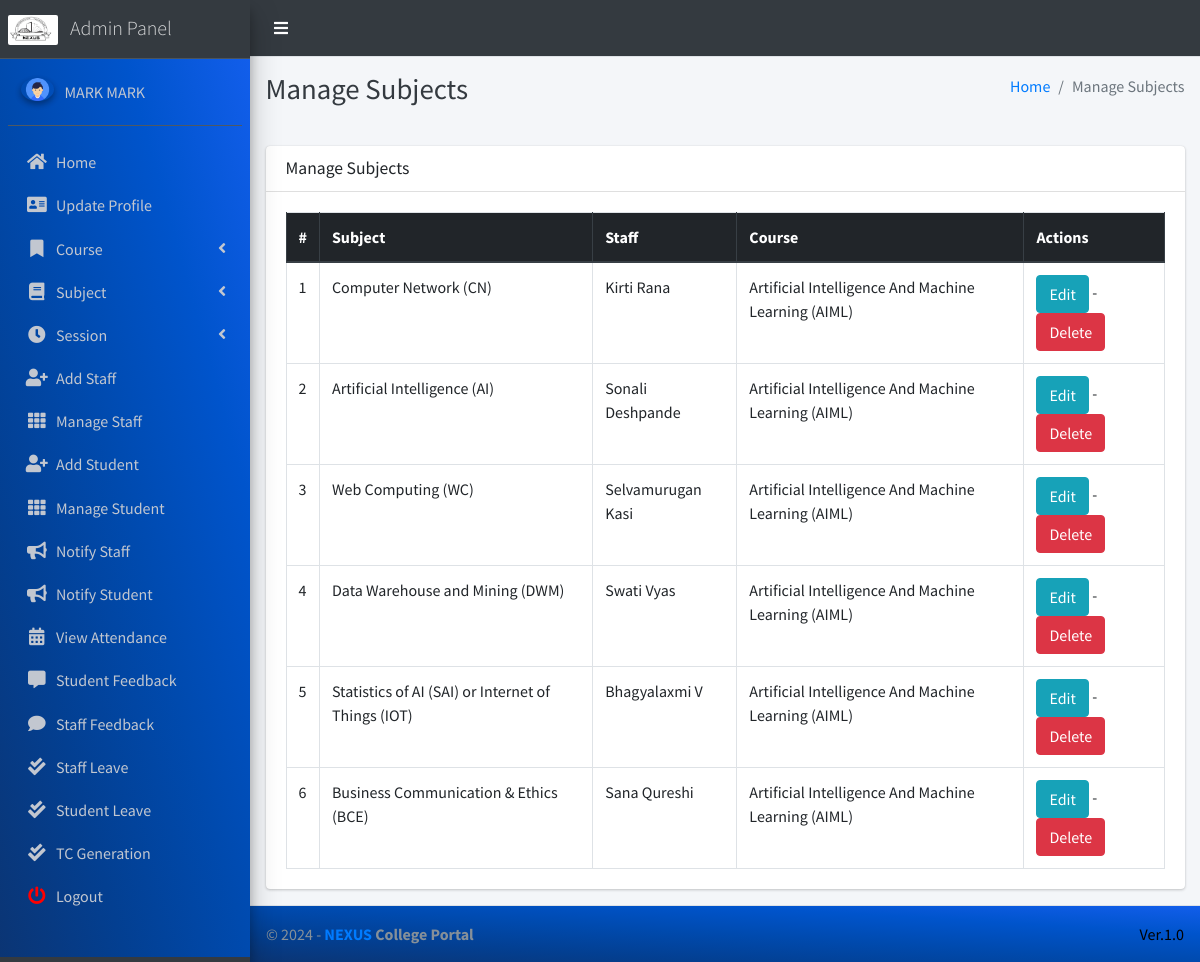
The app's page /subject/manage/ (signed in) with its own data.
### main_app/models.py (models this page shows, shortened)
class CustomUser(AbstractUser):
    USER_TYPE = ((1, "HOD"), (2, "Staff"), (3, "Student"))
    GENDER = [("M", "Male"), ("F", "Female")]
    username = None  # Removed username, using email instead
    email = models.EmailField(unique=True)
    user_type = models.CharField(default=1, choices=USER_TYPE, max_length=1)
    gender = models.CharField(max_length=1, choices=GENDER)
    profile_pic = models.ImageField()
    address = models.TextField()
    fcm_token = models.TextField(default="")  # For firebase notifications
    created_at = models.DateTimeField(auto_now_add=True)
    updated_at = models.DateTimeField(auto_now=True)
    USERNAME_FIELD = "email"
    REQUIRED_FIELDS = []
    objects = CustomUserManager()
    def __str__(self):
        return  self.first_name + " " + self.last_name

class Subject(models.Model):
    name = models.CharField(max_length=120)
    staff = models.ForeignKey(Staff,on_delete=models.CASCADE,)
    course = models.ForeignKey(Course, on_delete=models.CASCADE)
    updated_at = models.DateTimeField(auto_now=True)
    created_at = models.DateTimeField(auto_now_add=True)

class Staff(models.Model):
    course = models.ForeignKey(Course, on_delete=models.DO_NOTHING, null=True, blank=False)
    admin = models.OneToOneField(CustomUser, on_delete=models.CASCADE)

class Course(models.Model):
    name = models.CharField(max_length=120)
    created_at = models.DateTimeField(auto_now_add=True)
    updated_at = models.DateTimeField(auto_now=True)

### main_app/hod_views.py (the view)
# urls.py: path("subject/manage/", hod_views.manage_subject, name='manage_subject'),
def manage_subject(request):
    subjects = Subject.objects.all()
    context = {
        'subjects': subjects,
        'page_title': 'Manage Subjects'
    }
    return render(request, "hod_template/manage_subject.html", context)

### main_app/templates/hod_template/manage_subject.html
{% extends 'main_app/base.html' %}
{% load static %}
{% block page_title %}{{page_title}}{% endblock page_title %}
{% block content %}
<section class="content">
    <div class="container-fluid">
        <div class="row">
            <div class="col-md-12">
                <div class="card">
                    <div class="card-header">
                        <h3 class="card-title">{{page_title}}</h3>
                    </div>
                    <div class="card-body">
                        <table id="example2" class="table table-bordered table-hover">
                            <thead class="thead-dark">
                                <tr>
                                    <th>#</th>
                                    <th>Subject</th>
                                    <th>Staff</th>
                                    <th>Course</th>
                                    <th>Actions</th>
                                </tr>
                            </thead>
                            <tbody>
                                {% for subject in subjects %}
                                <tr>
                                    <td>{{ forloop.counter }}</td>
                                    <td>{{subject.name}}</td>
                                    <td>{{subject.staff.admin}}</td>
                                    <td>{{subject.course.name}}</td>
                                    <td>
                                        <a href="{% url 'edit_subject' subject.id %}" class="btn btn-info">Edit</a> -
                                        <a href="{% url 'delete_subject' subject.id %}" onclick="return confirm('Are you sure you want to delete this ?')" class="btn btn-danger">Delete</a>
                                    </td>
                                </tr>
                                {% endfor %}
                            </tbody>
                        </table>
                    </div>
                </div>
            </div>
        </div>
    </div>
</section>
{% endblock content %}

### main_app/templates/main_app/sidebar_template.html (shortened to what this page needs)
{% load static %}
<aside class="main-sidebar sidebar-dark-info elevation-4">
    {% if request.user.user_type == '1' %}
    <a href="{% url 'admin_home' %}" class="brand-link">
        <img src="{% static 'dist/img/NEXUS.png' %}" alt="" style="width: 50px; height: 30px; border-radius: 2px;">
        <span class="brand-text font-weight-light ml-2"  >Admin Panel</span>
    </a>
    <div class="sidebar" style="background-image: linear-gradient(to right top, #0b3574, #033f91, #004aae, #0054cc, #125eeb);">
        <div class="user-panel mt-3 pb-3 mb-3 d-flex">
            <div class="image">
                <img src="{{ request.user.profile_pic}}" class="img-circle elevation-2" alt="User Image">
            </div>
            <div class="info">
                <a href="#" class="d-block">{{user}}</a>
            </div>
        </div>
        <nav class="mt-2">
            <ul class="nav nav-pills nav-sidebar flex-column" data-widget="treeview" role="menu" data-accordion="false">
                <li class="nav-item">
                    {% url 'admin_home' as admin_home %}
                    <a href="{{admin_home}}" class="nav-link {% if admin_home == request.path %} active {% endif %}">
                        <i class="nav-icon fas fa-home"></i>
                        <p>
                            Home
                        </p>
                    </a>
                </li>
                <li class="nav-item">
                    {% url 'admin_view_profile' as admin_view_profile %}
                    <a href="{{admin_view_profile}}"
                        class="nav-link {% if admin_view_profile == request.path %} active {% endif %}">
                        <i class="nav-icon fas fa-address-card"></i>
                        <p>
                            Update Profile
                        </p>
                    </a>
                </li>
                <li class="nav-item has-treeview">
                    <a href="#" class="nav-link" >
                        <i class="nav-icon fas fa-bookmark"></i>
                        <p>
                            Course
                            <i class="fas fa-angle-left right"></i>
                        </p>
                    </a>
                </li>
                <li class="nav-item has-treeview">
                    <a href="#" class="nav-link">
                        <i class="nav-icon fas fa-book"></i>
                        <p>
                            Subject
                            <i class="fas fa-angle-left right"></i>
                        </p>
                    </a>
                </li>
                <li class="nav-item has-treeview">
                    <a href="#" class="nav-link">
                        <i  class="nav-icon fas fa-clock"></i>
                        <p>
                            Session
                            <i class="fas fa-angle-left right"></i>
                        </p>
                    </a>
                </li>
                <li class="nav-item">
                    {% url 'add_staff' as add_staff %}
                    <a href="{{add_staff}}" class="nav-link {% if add_staff == request.path %} active {% endif %}">
                        <i class="nav-icon fas fa-user-plus"></i>
                        <p>
                            Add Staff
                        </p>
                    </a>
                </li>
                <li class="nav-item">
                    {% url 'manage_staff' as manage_staff %}
                    {% url 'edit_staff' staff_id as edit_staff %}
                    <a href="{{manage_staff}}"
                        class="nav-link {% if manage_staff == request.path or request.path == edit_staff %} active {% endif %}">
                        <i class="nav-icon fas fa-th"></i>
                        <p>
                            Manage Staff
                        </p>
                    </a>
                </li>
                <li class="nav-item">
                    {% url 'add_student' as add_student%}
                    <a href="{{add_student}}" class="nav-link  {% if add_student == request.path %} active {% endif %}">
                        <i class="nav-icon fas fa-user-plus"></i>
                        <p>
                            Add Student
                        </p>
                    </a>
                </li>
                <li class="nav-item">
                    {% url 'manage_student' as manage_student %}
                    {% url 'edit_student' student_id as edit_student %}
                    <a href="{{manage_student}}"
                        class="nav-link  {% if edit_student == request.path or manage_student == request.path %} active {% endif %}">
                        <i class="nav-icon fas fa-th"></i>
                        <p>
                            Manage Student
                        </p>
                    </a>
                </li>
                <li class="nav-item">
                    {% url 'admin_notify_staff' as admin_notify_staff %}
                    <a href="{{admin_notify_staff}}"
                        class="nav-link {% if admin_notify_staff == request.path %} active {% endif %}">
                        <i class="nav-icon fas fa-bullhorn"></i>
                        <p>
                            Notify Staff
                        </p>
                    </a>
                </li>
                <li class="nav-item">
                    {% url 'admin_notify_student' as admin_notify_student %}
                    <a href="{{admin_notify_student}}"
                        class="nav-link {% if admin_notify_student == request.path %} active {% endif %}">
                        <i class="nav-icon fas fa-bullhorn"></i>
                        <p>
                            Notify Student
                        </p>
                    </a>
                </li>
                <li class="nav-item">
                    {% url 'admin_view_attendance' as admin_view_attendance %}
                <li class="nav-item">
                    <a href="{{admin_view_attendance}}"
                        class="nav-link  {% if admin_view_attendance == request.path %} active {% endif %}">
                        <i class="nav-icon fas fa-calendar-alt"></i>
                        <p>
                            View Attendance
                        </p>
                    </a>
                </li>
                <li class="nav-item">
                    {% url 'student_feedback_message' as student_feedback_message %}
                    <a href="{{ student_feedback_message }}"
                        class="nav-link  {% if student_feedback_message == request.path %} active {% endif %}">
                        <i class="nav-icon fas fa-comment-alt"></i>
                        <p>
                            Student Feedback
                        </p>
                    </a>
                </li>
                <li class="nav-item">
                    {% url 'staff_feedback_message' as staff_feedback_message %}
                    <a href="{{staff_feedback_message}}"
                        class="nav-link   {% if staff_feedback_message == request.path %} active {% endif %}">
                        <i  class="nav-icon fas fa-comment"></i>
                        <p>
                            Staff Feedback
                        </p>
                    </a>
                </li>
                <li class="nav-item">
                    {% url 'view_staff_leave' as view_staff_leave %}
                    <a href="{{view_staff_leave}}"
                        class="nav-link  {% if view_staff_leave == request.path %} active {% endif %}">
                        <i  class="nav-icon fas fa-check-double"></i>
                        <p>
                            Staff Leave
                        </p>
                    </a>
                </li>
                <li class="nav-item">
                    {% url 'view_student_leave' as view_student_leave %}
                    <a href="{% url 'view_student_leave' %}"
                        class="nav-link  {% if view_student_leave == request.path %} active {% endif %}">
                        <i  class="nav-icon fas fa-check-double"></i>
                        <p>
                            Student Leave
                        </p>
                    </a>
                    <a href="{% url 'tcgeneration' %}"
                    class="nav-link  {% if view_student_leave == request.path %} active {% endif %}">
                    <i  class="nav-icon fas fa-check-double"></i>
                    <p>
                        TC Generation
                    </p>
                </a>
                </li>
                                        {% endif %}
                                        <li class="nav-item">
                                            <a href="{% url 'user_logout' %}"
                                                onclick="return confirm('Your session would be terminated.\n\nProceed?')"
                                                class="nav-link">
                                                <i  style="color: #ff0000"  class="nav-icon fas fa-power-off"></i>
                                                <p>
                                                    Logout
                                                </p>
                                            </a>
                                        </li>
                                    </ul>
                                </nav>
                            </div>
</aside>

### records on screen
CustomUser: user.profile_pic (picture), first_name+last_name "MARK MARK"
Subject: name "Computer Network (CN)", staff.admin "Kirti Rana", course.name "Artificial Intelligence And Machine Learning (AIML)"
Subject: name "Artificial Intelligence (AI)", staff.admin "Sonali Deshpande", course.name "Artificial Intelligence And Machine Learning (AIML)"
Subject: name "Web Computing (WC)", staff.admin "Selvamurugan Kasi", course.name "Artificial Intelligence And Machine Learning (AIML)"
Subject: name "Data Warehouse and Mining (DWM)", staff.admin "Swati Vyas", course.name "Artificial Intelligence And Machine Learning (AIML)"
Subject: name "Statistics of AI (SAI) or Internet of Things (IOT)", staff.admin "Bhagyalaxmi V", course.name "Artificial Intelligence And Machine Learning (AIML)"
Subject: name "Business Communication & Ethics (BCE)", staff.admin "Sana Qureshi", course.name "Artificial Intelligence And Machine Learning (AIML)"

### other values on screen
{{ page_title }} "Manage Subjects"
